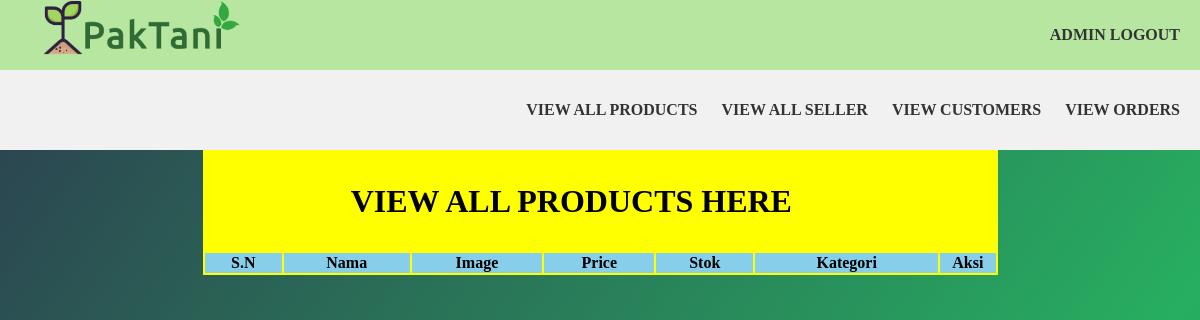
/VIEW/USER/ADMIN/view_product.php (signed in), run on an earlier commit of the app's database.
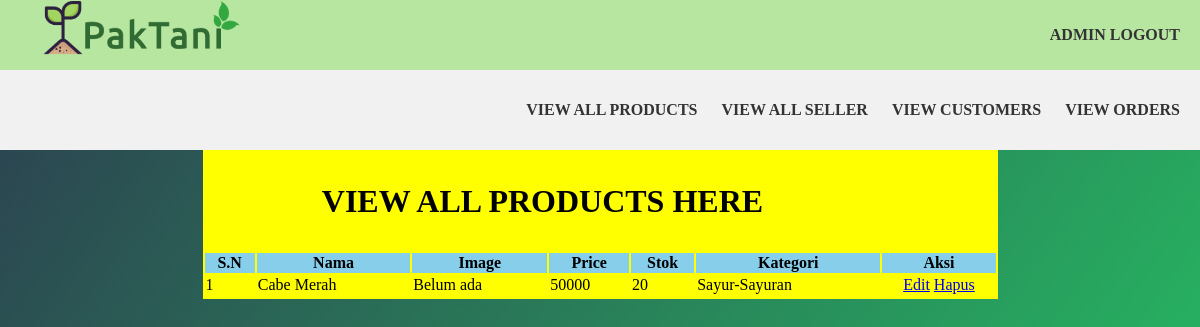
And on a later commit of the database.
### tables this page shows
CREATE TABLE `barang` (
  `kd_barang` int(11) NOT NULL,
  `stok` int(20) NOT NULL,
  `harga` int(50) NOT NULL,
  `Nm_barang` varchar(255) NOT NULL,
  `kategori` varchar(255) NOT NULL,
  `gambar` varchar(255) NOT NULL,
  `id_admin` int(11) NOT NULL
);

### CONTROLLER/action_admin.php (called while the page is built, shortened)
<?php
$conn = mysqli_connect("localhost", "root", "", "petanidb");
function thisquery($query)
{
    global $conn;
    $result = mysqli_query($conn, $query);
    $rows  = [];
    while ($row = mysqli_fetch_assoc($result)) {
        $rows[] = $row;
    }
    return $rows;
}

### VIEW/USER/ADMIN/view_product.php (the view, shortened to what this page needs)
<?php
include '../../../CONTROLLER/action_admin.php';
$data = thisquery("SELECT * FROM barang");
?>
<!DOCTYPE html>
<html>
<head>
  <link rel="stylesheet" href="../../CSS/main.css">
  <link rel="stylesheet" href="https://use.fontawesome.com/releases/v5.8.2/css/all.css">
</head>
<body>
  <div class="subnavbar">
    <div class="logo">
    </div>
    <div class="menu">
      <a href="logout.php">Admin Logout</a>
    </div>
  </div>
  <div class="navbar">
    <div class="menu">
      <a href="view_product.php">View All Products</a>
      <a href="view_seller.php">View All Seller</a>
      <a href="view_customers.php">View Customers</a>
      <a href="view_orders.php">View Orders</a>
    </div>
  </div>
  <table width="795" align="center" bgcolor="yellow">
    <tr align="center">
      <td colspan="6">
        <h2>View All Products Here</h2>
      </td>
    </tr>
    <tr align="center" bgcolor="skyblue">
      <th>S.N</th>
      <th>Nama</th>
      <th>Image</th>
      <th>Price</th>
      <th>Stok</th>
      <th>Kategori</th>
      <th>Aksi</th>
    </tr>
    <?php $i = 1; ?>
    <?php foreach ($data as $dt) : ?>
      <td><?php echo $i ?></td>
      <td><?php echo $dt["Nm_barang"] ?></td>
      <td>Belum ada</td>
      <td><?php echo $dt["harga"] ?></td>
      <td><?php echo $dt["stok"] ?></td>
      <td><?php echo $dt["kategori"] ?></td>
      <td>
        <center>
          <a href="#">Edit</a>
          <a href="../../../CONTROLLER/admin_hapusbarang.php?id=<?php echo $dt["kd_barang"] ?>" onclick="return confirm('Apakah Yakin Akan Menghapus Data ini?')">Hapus</a>
        </center>
      </td>
        <?php $i++; ?>
      <?php endforeach; ?>
  </table>
</body>
</html>

What changed in the data, as far as the page shows it:
added barang: Nm_barang "Cabe Merah", harga "50000", stok "20", kategori "Sayur-Sayuran"
